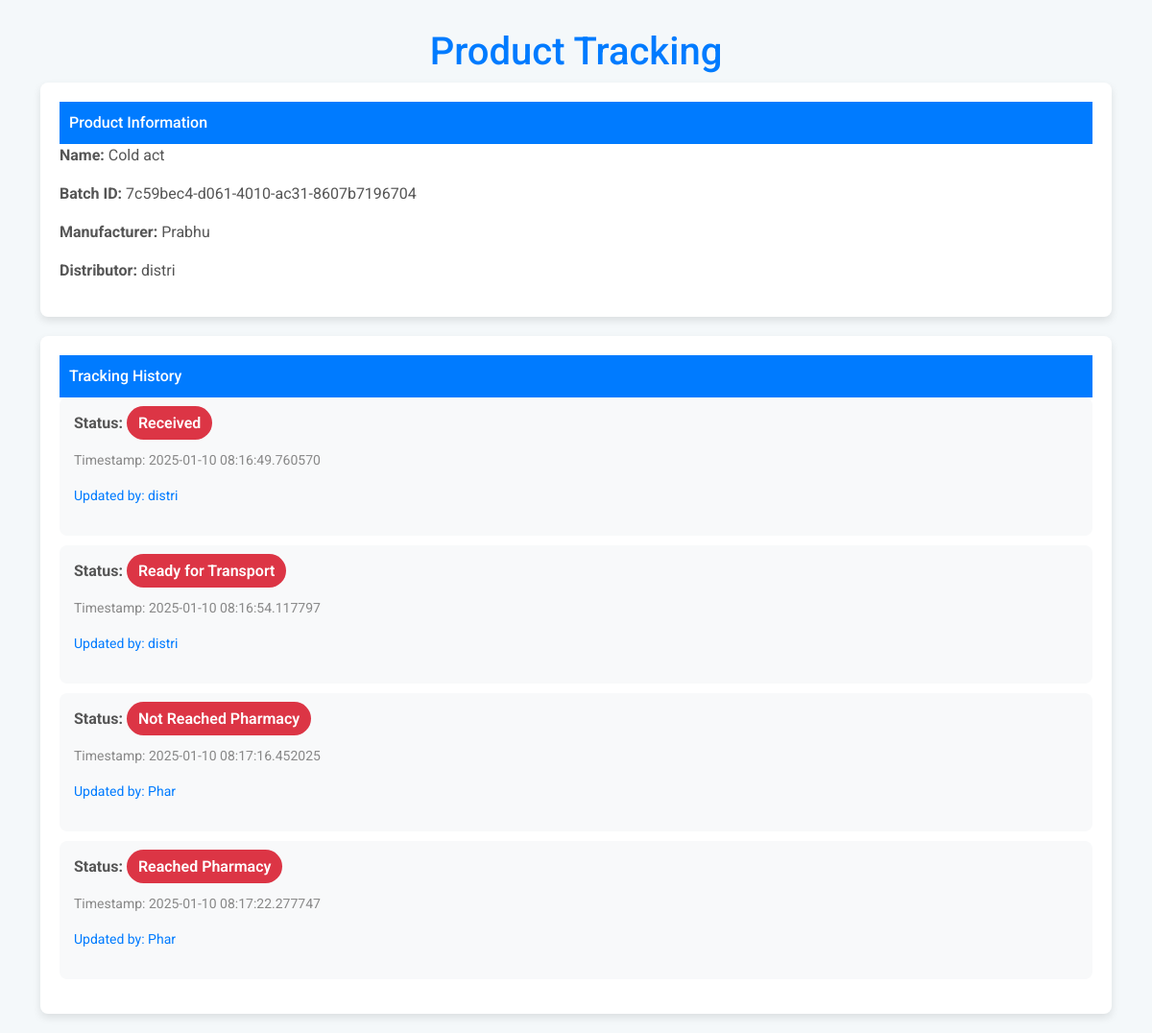
The app's page /track/7c59bec4-d061-4010-ac31-8607b7196704, older data.
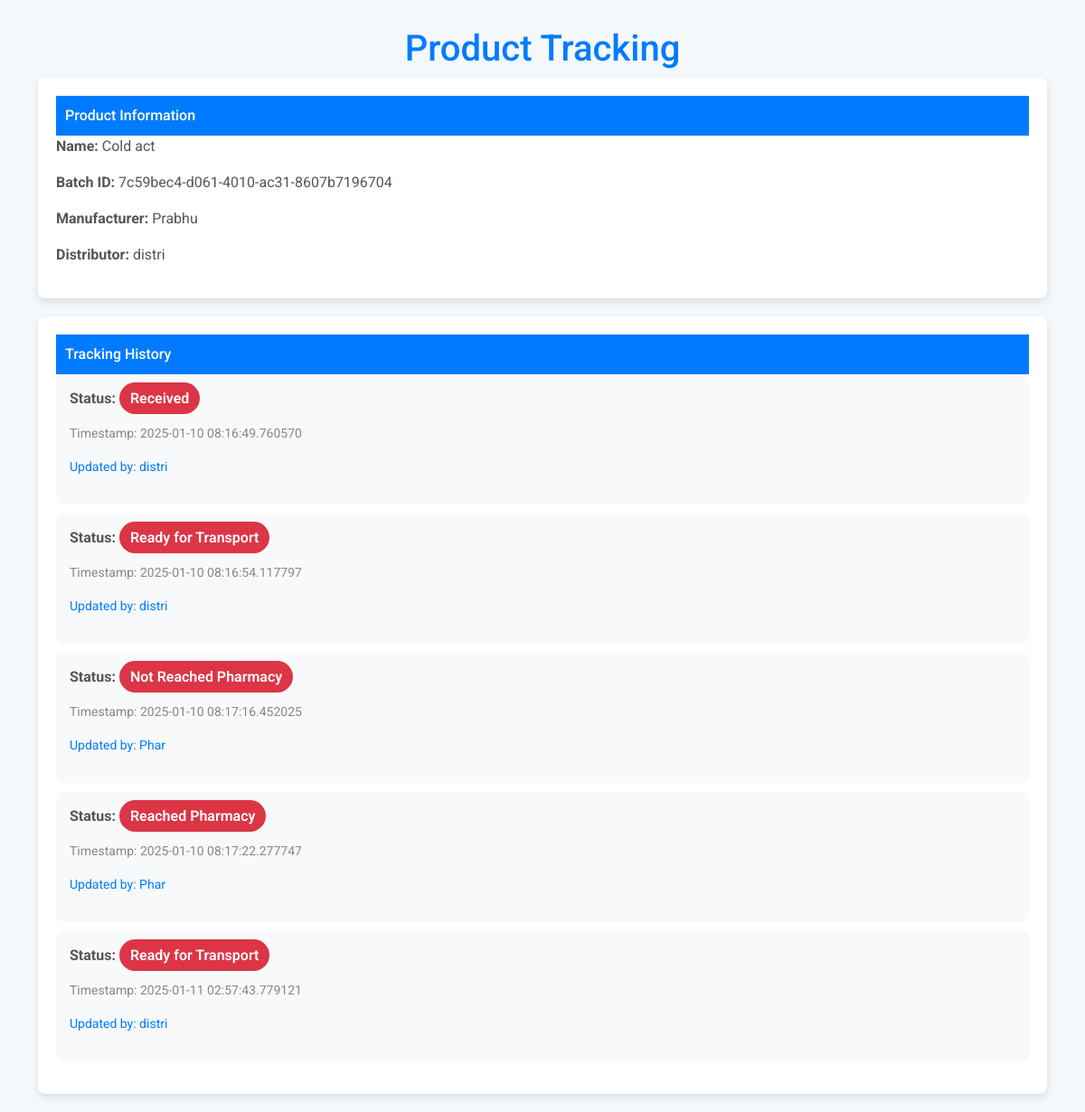
The same page, newer data.
### app.py (models this page shows)
class User(db.Model, UserMixin):
    id = db.Column(db.Integer, primary_key=True)
    username = db.Column(db.String(80), unique=True, nullable=False)
    email = db.Column(db.String(120), unique=True, nullable=False)
    password = db.Column(db.String(200), nullable=False)
    role = db.Column(db.String(20), nullable=False)  # manufacturer, distributor, pharmacy

class TrackingHistory(db.Model):
    id = db.Column(db.Integer, primary_key=True)
    product_id = db.Column(db.Integer, db.ForeignKey('product.id'), nullable=False)
    status = db.Column(db.String(100), nullable=False)
    timestamp = db.Column(db.DateTime, default=datetime.utcnow)
    updated_by = db.Column(db.Integer, db.ForeignKey('user.id'))  # Admin who updated this

### app.py (the view)
@app.route('/track/<batch_id>')
def track_product(batch_id):
    product = Product.query.filter_by(batch_id=batch_id).first_or_404()
    manufacturer = User.query.get(product.manufacturer_id)
    distributor = User.query.filter_by(role='distributor').first()  # Assuming there's one distributor, adjust as needed
    history = TrackingHistory.query.filter_by(product_id=product.id).all()
    history_details = []
    for entry in history:
        updated_user = User.query.get(entry.updated_by)  # Retrieve the user (pharmacy or admin) who updated the status
        history_details.append({
            'status': entry.status,
            'timestamp': entry.timestamp,
            'updated_by': updated_user.username if updated_user else 'Unknown'
        })
    return render_template(
        'consumer.html',
        product=product,
        manufacturer=manufacturer,
        distributor=distributor,
        history=history_details
    )

### templates/consumer.html (shortened to what this page needs)
<!DOCTYPE html>
<html lang="en">
<head>
    <link href="https://cdn.jsdelivr.net/npm/bootstrap@5.3.0-alpha1/dist/css/bootstrap.min.css" rel="stylesheet">
</head>
<body>
    <div class="container">
        <h1>Product Tracking</h1>
        <div class="product-info">
            <div class="card-header">Product Information</div>
            <p><strong>Name:</strong> {{ product.name }}</p>
            <p><strong>Batch ID:</strong> {{ product.batch_id }}</p>
            <p><strong>Manufacturer:</strong> {{ manufacturer.username }}</p>
            <p><strong>Distributor:</strong> {{ distributor.username if distributor else 'Not assigned' }}</p>
        </div>
        <div class="tracking-history">
            <div class="card-header">Tracking History</div>
            <ul>
                {% for entry in history %}
                    <li>
                        <div>
                            <p class="status">Status: <span class="badge-status
                                {% if entry.status == 'Shipped' %}badge-success
                                {% elif entry.status == 'In Transit' %}badge-warning
                                {% else %}badge-danger{% endif %}">
                                {{ entry.status }}</span></p>
                            <p class="timestamp">Timestamp: {{ entry.timestamp }}</p>
                            <p class="updated-by">Updated by: {{ entry.updated_by }}</p>
                        </div>
                    </li>
                {% endfor %}
            </ul>
        </div>
    </div>
</body>
</html>

Row changes from the older to the newer data that the page shows:
added TrackingHistory: status "Ready for Transport", timestamp "2025-01-11 02:57:43.779121"
Text that changed along with them:
new list line: "Status: Timestamp: Updated by:"
new list line: "distri"
